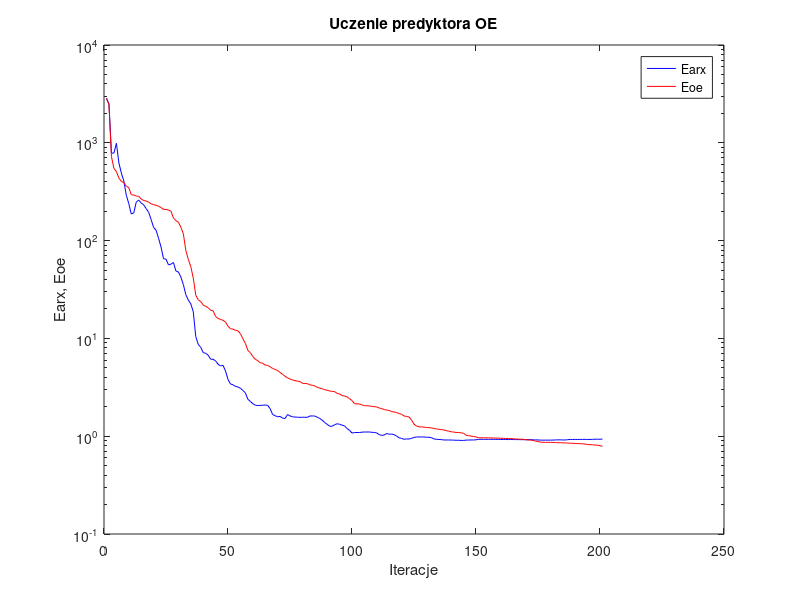
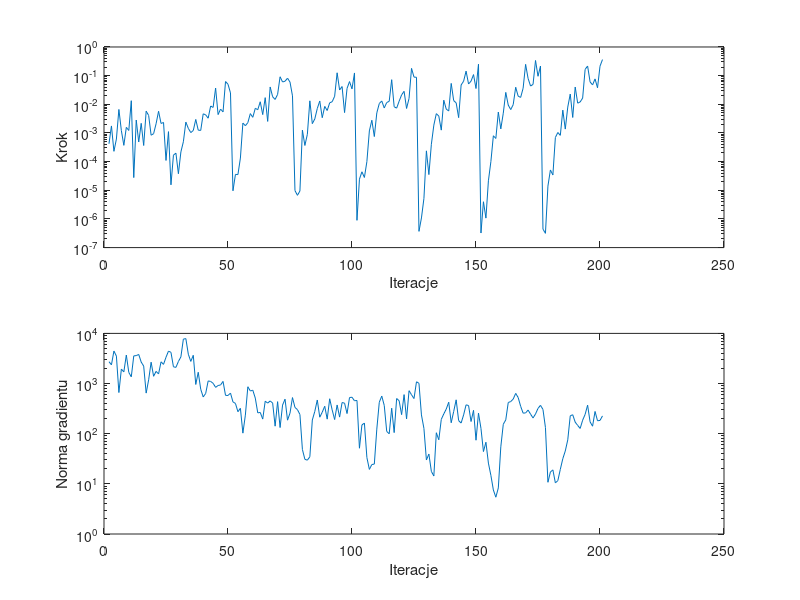

The MATLAB source for these figures, in order:
%uczenie predyktora oe
clear all;
n=0; farx(n+1)=2.866726e+003; foe(n+1)=2.830399e+003; wspucz(n+1)=0.000000e+000; ng(n+1)=0.000000e+000;
%odnowa zmiennej metryki
n=1; farx(n+1)=2.498324e+003; foe(n+1)=2.465679e+003; krok(n+1)=4.187132e-004; ng(n+1)=2.729454e+003;
n=2; farx(n+1)=7.849523e+002; foe(n+1)=7.225278e+002; krok(n+1)=1.757317e-003; ng(n+1)=2.359530e+003;
n=3; farx(n+1)=7.850965e+002; foe(n+1)=5.471422e+002; krok(n+1)=2.288097e-004; ng(n+1)=4.447759e+003;
n=4; farx(n+1)=9.885953e+002; foe(n+1)=5.088887e+002; krok(n+1)=6.145526e-004; ng(n+1)=3.527938e+003;
n=5; farx(n+1)=6.231166e+002; foe(n+1)=4.359369e+002; krok(n+1)=6.607631e-003; ng(n+1)=6.618324e+002;
n=6; farx(n+1)=4.904346e+002; foe(n+1)=4.027039e+002; krok(n+1)=1.209728e-003; ng(n+1)=1.938443e+003;
n=7; farx(n+1)=4.067032e+002; foe(n+1)=3.915669e+002; krok(n+1)=3.697205e-004; ng(n+1)=1.711058e+003;
n=8; farx(n+1)=2.907351e+002; foe(n+1)=3.597174e+002; krok(n+1)=1.568736e-003; ng(n+1)=3.701357e+003;
n=9; farx(n+1)=2.387011e+002; foe(n+1)=3.478082e+002; krok(n+1)=1.221241e-003; ng(n+1)=1.665956e+003;
n=10; farx(n+1)=1.870867e+002; foe(n+1)=2.948380e+002; krok(n+1)=1.336240e-002; ng(n+1)=1.360915e+003;
n=11; farx(n+1)=1.916033e+002; foe(n+1)=2.926166e+002; krok(n+1)=2.773752e-005; ng(n+1)=3.560124e+003;
n=12; farx(n+1)=2.473513e+002; foe(n+1)=2.861408e+002; krok(n+1)=2.827499e-003; ng(n+1)=3.607579e+003;
n=13; farx(n+1)=2.598174e+002; foe(n+1)=2.831949e+002; krok(n+1)=4.835723e-004; ng(n+1)=3.802141e+003;
n=14; farx(n+1)=2.425500e+002; foe(n+1)=2.659988e+002; krok(n+1)=2.168031e-003; ng(n+1)=2.680269e+003;
n=15; farx(n+1)=2.324207e+002; foe(n+1)=2.568102e+002; krok(n+1)=3.655481e-004; ng(n+1)=2.230201e+003;
n=16; farx(n+1)=2.123380e+002; foe(n+1)=2.538692e+002; krok(n+1)=5.770731e-003; ng(n+1)=6.449758e+002;
n=17; farx(n+1)=1.948564e+002; foe(n+1)=2.477116e+002; krok(n+1)=4.096666e-003; ng(n+1)=1.187134e+003;
n=18; farx(n+1)=1.643106e+002; foe(n+1)=2.377866e+002; krok(n+1)=8.336543e-004; ng(n+1)=2.664407e+003;
n=19; farx(n+1)=1.363230e+002; foe(n+1)=2.332329e+002; krok(n+1)=9.446471e-004; ng(n+1)=1.395369e+003;
n=20; farx(n+1)=1.277299e+002; foe(n+1)=2.299826e+002; krok(n+1)=2.095809e-003; ng(n+1)=1.748832e+003;
n=21; farx(n+1)=1.056047e+002; foe(n+1)=2.241583e+002; krok(n+1)=5.711090e-003; ng(n+1)=1.554847e+003;
n=22; farx(n+1)=8.587108e+001; foe(n+1)=2.177974e+002; krok(n+1)=2.145173e-003; ng(n+1)=2.711679e+003;
n=23; farx(n+1)=6.525599e+001; foe(n+1)=2.086777e+002; krok(n+1)=2.322389e-003; ng(n+1)=2.412222e+003;
n=24; farx(n+1)=6.457622e+001; foe(n+1)=2.084377e+002; krok(n+1)=1.098766e-004; ng(n+1)=3.344356e+003;
n=25; farx(n+1)=5.651783e+001; foe(n+1)=2.052956e+002; krok(n+1)=1.112427e-003; ng(n+1)=4.430308e+003;
%odnowa zmiennej metryki
n=26; farx(n+1)=5.738998e+001; foe(n+1)=1.997157e+002; krok(n+1)=1.549177e-005; ng(n+1)=4.191784e+003;
n=27; farx(n+1)=5.974045e+001; foe(n+1)=1.705499e+002; krok(n+1)=1.682976e-004; ng(n+1)=2.158687e+003;
n=28; farx(n+1)=4.891470e+001; foe(n+1)=1.599047e+002; krok(n+1)=1.969720e-004; ng(n+1)=2.099613e+003;
n=29; farx(n+1)=4.778772e+001; foe(n+1)=1.540615e+002; krok(n+1)=3.780400e-005; ng(n+1)=2.752916e+003;
n=30; farx(n+1)=4.238455e+001; foe(n+1)=1.367842e+002; krok(n+1)=2.178264e-004; ng(n+1)=3.397123e+003;
n=31; farx(n+1)=3.551092e+001; foe(n+1)=1.174053e+002; krok(n+1)=4.927090e-004; ng(n+1)=7.683813e+003;
n=32; farx(n+1)=2.795516e+001; foe(n+1)=7.914031e+001; krok(n+1)=2.395481e-003; ng(n+1)=7.874181e+003;
n=33; farx(n+1)=2.465628e+001; foe(n+1)=6.431152e+001; krok(n+1)=1.447043e-003; ng(n+1)=3.842811e+003;
n=34; farx(n+1)=2.254385e+001; foe(n+1)=5.419419e+001; krok(n+1)=1.031567e-003; ng(n+1)=2.762607e+003;
n=35; farx(n+1)=1.873234e+001; foe(n+1)=4.133616e+001; krok(n+1)=1.220049e-003; ng(n+1)=3.658725e+003;
n=36; farx(n+1)=1.043504e+001; foe(n+1)=2.765933e+001; krok(n+1)=2.962391e-003; ng(n+1)=9.588208e+002;
n=37; farx(n+1)=8.701979e+000; foe(n+1)=2.484472e+001; krok(n+1)=1.250908e-003; ng(n+1)=1.678913e+003;
n=38; farx(n+1)=8.113162e+000; foe(n+1)=2.377264e+001; krok(n+1)=1.226860e-003; ng(n+1)=7.697396e+002;
n=39; farx(n+1)=7.164370e+000; foe(n+1)=2.198269e+001; krok(n+1)=4.653602e-003; ng(n+1)=5.410239e+002;
n=40; farx(n+1)=7.043048e+000; foe(n+1)=2.127258e+001; krok(n+1)=4.289834e-003; ng(n+1)=6.350226e+002;
n=41; farx(n+1)=6.738892e+000; foe(n+1)=2.060949e+001; krok(n+1)=3.271540e-003; ng(n+1)=1.128686e+003;
n=42; farx(n+1)=6.128263e+000; foe(n+1)=1.942096e+001; krok(n+1)=8.704305e-003; ng(n+1)=1.100864e+003;
n=43; farx(n+1)=6.117500e+000; foe(n+1)=1.914486e+001; krok(n+1)=7.780842e-003; ng(n+1)=1.011478e+003;
n=44; farx(n+1)=5.890683e+000; foe(n+1)=1.675389e+001; krok(n+1)=3.692409e-002; ng(n+1)=8.391091e+002;
n=45; farx(n+1)=5.435414e+000; foe(n+1)=1.601082e+001; krok(n+1)=4.375565e-003; ng(n+1)=9.137924e+002;
n=46; farx(n+1)=5.237375e+000; foe(n+1)=1.563069e+001; krok(n+1)=6.800237e-003; ng(n+1)=9.366327e+002;
n=47; farx(n+1)=5.297828e+000; foe(n+1)=1.532104e+001; krok(n+1)=5.433546e-003; ng(n+1)=1.102543e+003;
n=48; farx(n+1)=4.643604e+000; foe(n+1)=1.468564e+001; krok(n+1)=6.222203e-002; ng(n+1)=5.815552e+002;
n=49; farx(n+1)=3.802333e+000; foe(n+1)=1.331069e+001; krok(n+1)=5.005537e-002; ng(n+1)=5.783300e+002;
n=50; farx(n+1)=3.418607e+000; foe(n+1)=1.255720e+001; krok(n+1)=2.497713e-002; ng(n+1)=6.449570e+002;
%odnowa zmiennej metryki
n=51; farx(n+1)=3.356828e+000; foe(n+1)=1.243741e+001; krok(n+1)=9.594052e-006; ng(n+1)=4.305871e+002;
n=52; farx(n+1)=3.231460e+000; foe(n+1)=1.210424e+001; krok(n+1)=3.584012e-005; ng(n+1)=4.013815e+002;
n=53; farx(n+1)=3.188330e+000; foe(n+1)=1.196853e+001; krok(n+1)=3.527374e-005; ng(n+1)=2.742841e+002;
n=54; farx(n+1)=3.094747e+000; foe(n+1)=1.116592e+001; krok(n+1)=1.332690e-004; ng(n+1)=3.211894e+002;
n=55; farx(n+1)=2.937101e+000; foe(n+1)=9.935390e+000; krok(n+1)=2.213894e-003; ng(n+1)=1.026132e+002;
n=56; farx(n+1)=2.773610e+000; foe(n+1)=8.882171e+000; krok(n+1)=1.791247e-003; ng(n+1)=2.344687e+002;
n=57; farx(n+1)=2.389185e+000; foe(n+1)=7.560569e+000; krok(n+1)=2.287557e-003; ng(n+1)=8.629886e+002;
n=58; farx(n+1)=2.267920e+000; foe(n+1)=7.158270e+000; krok(n+1)=4.738412e-003; ng(n+1)=7.104294e+002;
n=59; farx(n+1)=2.150122e+000; foe(n+1)=6.537476e+000; krok(n+1)=3.514634e-003; ng(n+1)=7.361817e+002;
n=60; farx(n+1)=2.076847e+000; foe(n+1)=6.120803e+000; krok(n+1)=7.242402e-003; ng(n+1)=5.130921e+002;
n=61; farx(n+1)=2.056434e+000; foe(n+1)=5.922912e+000; krok(n+1)=6.475792e-003; ng(n+1)=2.601462e+002;
n=62; farx(n+1)=2.066852e+000; foe(n+1)=5.640189e+000; krok(n+1)=1.226153e-002; ng(n+1)=2.655330e+002;
n=63; farx(n+1)=2.073748e+000; foe(n+1)=5.566141e+000; krok(n+1)=4.372259e-003; ng(n+1)=1.955806e+002;
n=64; farx(n+1)=2.085146e+000; foe(n+1)=5.339863e+000; krok(n+1)=1.706649e-002; ng(n+1)=4.441499e+002;
n=65; farx(n+1)=2.065677e+000; foe(n+1)=5.294516e+000; krok(n+1)=2.530456e-003; ng(n+1)=4.075815e+002;
n=66; farx(n+1)=1.911187e+000; foe(n+1)=5.127517e+000; krok(n+1)=4.022352e-002; ng(n+1)=4.499947e+002;
n=67; farx(n+1)=1.665528e+000; foe(n+1)=4.925839e+000; krok(n+1)=1.830045e-002; ng(n+1)=4.079445e+002;
n=68; farx(n+1)=1.621526e+000; foe(n+1)=4.819298e+000; krok(n+1)=1.477175e-002; ng(n+1)=1.413293e+002;
n=69; farx(n+1)=1.576941e+000; foe(n+1)=4.692491e+000; krok(n+1)=2.219272e-002; ng(n+1)=4.358381e+002;
n=70; farx(n+1)=1.594171e+000; foe(n+1)=4.489103e+000; krok(n+1)=9.137743e-002; ng(n+1)=1.325611e+002;
n=71; farx(n+1)=1.531220e+000; foe(n+1)=4.291772e+000; krok(n+1)=6.021814e-002; ng(n+1)=3.722636e+002;
n=72; farx(n+1)=1.517190e+000; foe(n+1)=4.104240e+000; krok(n+1)=6.384007e-002; ng(n+1)=4.877503e+002;
n=73; farx(n+1)=1.664655e+000; foe(n+1)=3.942389e+000; krok(n+1)=8.153064e-002; ng(n+1)=1.860699e+002;
n=74; farx(n+1)=1.613387e+000; foe(n+1)=3.841200e+000; krok(n+1)=5.955282e-002; ng(n+1)=2.573096e+002;
n=75; farx(n+1)=1.578841e+000; foe(n+1)=3.765042e+000; krok(n+1)=1.970594e-002; ng(n+1)=5.252398e+002;
%odnowa zmiennej metryki
n=76; farx(n+1)=1.569588e+000; foe(n+1)=3.699113e+000; krok(n+1)=9.772716e-006; ng(n+1)=3.340969e+002;
n=77; farx(n+1)=1.564386e+000; foe(n+1)=3.658331e+000; krok(n+1)=6.665454e-006; ng(n+1)=3.019791e+002;
n=78; farx(n+1)=1.557634e+000; foe(n+1)=3.621648e+000; krok(n+1)=9.464566e-006; ng(n+1)=2.415510e+002;
n=79; farx(n+1)=1.563486e+000; foe(n+1)=3.476528e+000; krok(n+1)=1.255518e-003; ng(n+1)=4.850535e+001;
n=80; farx(n+1)=1.562183e+000; foe(n+1)=3.460710e+000; krok(n+1)=3.657739e-004; ng(n+1)=3.081336e+001;
n=81; farx(n+1)=1.558714e+000; foe(n+1)=3.446193e+000; krok(n+1)=8.989513e-004; ng(n+1)=2.969435e+001;
n=82; farx(n+1)=1.609132e+000; foe(n+1)=3.349834e+000; krok(n+1)=1.321526e-002; ng(n+1)=3.462258e+001;
n=83; farx(n+1)=1.611767e+000; foe(n+1)=3.318034e+000; krok(n+1)=2.110724e-003; ng(n+1)=1.873464e+002;
n=84; farx(n+1)=1.607198e+000; foe(n+1)=3.265746e+000; krok(n+1)=3.096691e-003; ng(n+1)=2.786519e+002;
n=85; farx(n+1)=1.562865e+000; foe(n+1)=3.157816e+000; krok(n+1)=7.119007e-003; ng(n+1)=4.698156e+002;
n=86; farx(n+1)=1.519130e+000; foe(n+1)=3.105789e+000; krok(n+1)=1.303276e-002; ng(n+1)=2.133122e+002;
n=87; farx(n+1)=1.458018e+000; foe(n+1)=3.054978e+000; krok(n+1)=3.409550e-003; ng(n+1)=2.681893e+002;
n=88; farx(n+1)=1.379686e+000; foe(n+1)=2.988551e+000; krok(n+1)=8.442897e-003; ng(n+1)=3.526992e+002;
n=89; farx(n+1)=1.321461e+000; foe(n+1)=2.950315e+000; krok(n+1)=6.071802e-003; ng(n+1)=1.950925e+002;
n=90; farx(n+1)=1.265336e+000; foe(n+1)=2.899213e+000; krok(n+1)=1.127471e-002; ng(n+1)=4.974005e+002;
n=91; farx(n+1)=1.263436e+000; foe(n+1)=2.876244e+000; krok(n+1)=1.226153e-002; ng(n+1)=2.987585e+002;
n=92; farx(n+1)=1.312223e+000; foe(n+1)=2.855419e+000; krok(n+1)=1.908478e-002; ng(n+1)=1.914141e+002;
n=93; farx(n+1)=1.339990e+000; foe(n+1)=2.741699e+000; krok(n+1)=1.257595e-001; ng(n+1)=3.740419e+002;
n=94; farx(n+1)=1.325343e+000; foe(n+1)=2.703155e+000; krok(n+1)=3.153338e-002; ng(n+1)=2.142808e+002;
n=95; farx(n+1)=1.295871e+000; foe(n+1)=2.606845e+000; krok(n+1)=4.166678e-002; ng(n+1)=4.183926e+002;
n=96; farx(n+1)=1.274503e+000; foe(n+1)=2.579200e+000; krok(n+1)=5.137451e-003; ng(n+1)=4.063209e+002;
n=97; farx(n+1)=1.200425e+000; foe(n+1)=2.526874e+000; krok(n+1)=3.579274e-002; ng(n+1)=2.520685e+002;
n=98; farx(n+1)=1.148472e+000; foe(n+1)=2.418484e+000; krok(n+1)=6.209076e-002; ng(n+1)=5.263757e+002;
n=99; farx(n+1)=1.077010e+000; foe(n+1)=2.314353e+000; krok(n+1)=3.450322e-002; ng(n+1)=5.331716e+002;
n=100; farx(n+1)=1.090580e+000; foe(n+1)=2.150308e+000; krok(n+1)=1.241227e-001; ng(n+1)=4.535967e+002;
%odnowa zmiennej metryki
n=101; farx(n+1)=1.090510e+000; foe(n+1)=2.141572e+000; krok(n+1)=8.946219e-007; ng(n+1)=4.601918e+002;
n=102; farx(n+1)=1.090472e+000; foe(n+1)=2.138123e+000; krok(n+1)=2.444110e-005; ng(n+1)=5.132494e+001;
n=103; farx(n+1)=1.100198e+000; foe(n+1)=2.087767e+000; krok(n+1)=4.418089e-005; ng(n+1)=1.492907e+002;
n=104; farx(n+1)=1.103727e+000; foe(n+1)=2.051129e+000; krok(n+1)=2.798313e-005; ng(n+1)=1.630471e+002;
n=105; farx(n+1)=1.103883e+000; foe(n+1)=2.047721e+000; krok(n+1)=1.001480e-004; ng(n+1)=3.349120e+001;
n=106; farx(n+1)=1.104506e+000; foe(n+1)=2.037694e+000; krok(n+1)=1.179568e-003; ng(n+1)=1.940805e+001;
n=107; farx(n+1)=1.095681e+000; foe(n+1)=2.019354e+000; krok(n+1)=2.778799e-003; ng(n+1)=2.428913e+001;
n=108; farx(n+1)=1.092678e+000; foe(n+1)=2.005550e+000; krok(n+1)=7.499704e-004; ng(n+1)=2.478184e+001;
n=109; farx(n+1)=1.080106e+000; foe(n+1)=1.988901e+000; krok(n+1)=5.020749e-003; ng(n+1)=1.233508e+002;
n=110; farx(n+1)=1.036338e+000; foe(n+1)=1.942756e+000; krok(n+1)=1.063635e-002; ng(n+1)=4.237341e+002;
n=111; farx(n+1)=1.020165e+000; foe(n+1)=1.914354e+000; krok(n+1)=1.308616e-002; ng(n+1)=5.624036e+002;
n=112; farx(n+1)=1.028536e+000; foe(n+1)=1.872967e+000; krok(n+1)=7.444102e-003; ng(n+1)=3.663322e+002;
n=113; farx(n+1)=1.065730e+000; foe(n+1)=1.848803e+000; krok(n+1)=1.154146e-002; ng(n+1)=1.108748e+002;
n=114; farx(n+1)=1.048111e+000; foe(n+1)=1.835797e+000; krok(n+1)=1.270603e-002; ng(n+1)=9.965929e+001;
n=115; farx(n+1)=1.050315e+000; foe(n+1)=1.782812e+000; krok(n+1)=7.224063e-002; ng(n+1)=3.224370e+002;
n=116; farx(n+1)=1.036496e+000; foe(n+1)=1.769840e+000; krok(n+1)=8.213360e-003; ng(n+1)=1.051581e+002;
n=117; farx(n+1)=1.003773e+000; foe(n+1)=1.745786e+000; krok(n+1)=7.342058e-003; ng(n+1)=5.023972e+002;
n=118; farx(n+1)=9.621377e-001; foe(n+1)=1.703820e+000; krok(n+1)=1.280590e-002; ng(n+1)=4.546037e+002;
n=119; farx(n+1)=9.502376e-001; foe(n+1)=1.675839e+000; krok(n+1)=2.127270e-002; ng(n+1)=2.398898e+002;
n=120; farx(n+1)=9.297020e-001; foe(n+1)=1.609538e+000; krok(n+1)=2.835564e-002; ng(n+1)=6.017076e+002;
n=121; farx(n+1)=9.377636e-001; foe(n+1)=1.592129e+000; krok(n+1)=7.152527e-003; ng(n+1)=1.974310e+002;
n=122; farx(n+1)=9.358476e-001; foe(n+1)=1.574574e+000; krok(n+1)=1.604627e-002; ng(n+1)=7.206013e+002;
n=123; farx(n+1)=9.505050e-001; foe(n+1)=1.463010e+000; krok(n+1)=1.794664e-001; ng(n+1)=5.973417e+002;
n=124; farx(n+1)=9.705593e-001; foe(n+1)=1.329157e+000; krok(n+1)=8.892157e-002; ng(n+1)=5.019554e+002;
n=125; farx(n+1)=9.824792e-001; foe(n+1)=1.270793e+000; krok(n+1)=8.764941e-002; ng(n+1)=1.084305e+003;
%odnowa zmiennej metryki
n=126; farx(n+1)=9.823248e-001; foe(n+1)=1.246327e+000; krok(n+1)=3.686379e-007; ng(n+1)=1.011530e+003;
n=127; farx(n+1)=9.822066e-001; foe(n+1)=1.243337e+000; krok(n+1)=1.083419e-006; ng(n+1)=2.367293e+002;
n=128; farx(n+1)=9.814660e-001; foe(n+1)=1.239135e+000; krok(n+1)=5.194725e-006; ng(n+1)=1.275527e+002;
n=129; farx(n+1)=9.761585e-001; foe(n+1)=1.226967e+000; krok(n+1)=2.375655e-004; ng(n+1)=2.993382e+001;
n=130; farx(n+1)=9.745642e-001; foe(n+1)=1.224379e+000; krok(n+1)=3.527374e-005; ng(n+1)=3.926190e+001;
n=131; farx(n+1)=9.677232e-001; foe(n+1)=1.216520e+000; krok(n+1)=4.029366e-004; ng(n+1)=1.773777e+001;
n=132; farx(n+1)=9.403895e-001; foe(n+1)=1.198701e+000; krok(n+1)=1.876490e-003; ng(n+1)=1.433225e+001;
n=133; farx(n+1)=9.288934e-001; foe(n+1)=1.187934e+000; krok(n+1)=4.719599e-003; ng(n+1)=1.045527e+002;
n=134; farx(n+1)=9.254512e-001; foe(n+1)=1.175519e+000; krok(n+1)=3.878835e-003; ng(n+1)=7.567224e+001;
n=135; farx(n+1)=9.232355e-001; foe(n+1)=1.169489e+000; krok(n+1)=1.255187e-003; ng(n+1)=1.932255e+002;
n=136; farx(n+1)=9.149820e-001; foe(n+1)=1.157013e+000; krok(n+1)=1.389524e-002; ng(n+1)=2.476310e+002;
n=137; farx(n+1)=9.149606e-001; foe(n+1)=1.140345e+000; krok(n+1)=6.802533e-003; ng(n+1)=3.094988e+002;
n=138; farx(n+1)=9.146810e-001; foe(n+1)=1.125882e+000; krok(n+1)=5.829556e-003; ng(n+1)=4.246362e+002;
n=139; farx(n+1)=9.137812e-001; foe(n+1)=1.110141e+000; krok(n+1)=5.360061e-002; ng(n+1)=1.652966e+002;
n=140; farx(n+1)=9.115949e-001; foe(n+1)=1.102612e+000; krok(n+1)=1.345640e-002; ng(n+1)=2.774985e+002;
n=141; farx(n+1)=9.087401e-001; foe(n+1)=1.091736e+000; krok(n+1)=1.121678e-002; ng(n+1)=4.736771e+002;
n=142; farx(n+1)=9.086441e-001; foe(n+1)=1.090468e+000; krok(n+1)=3.427028e-003; ng(n+1)=1.824474e+002;
n=143; farx(n+1)=9.057447e-001; foe(n+1)=1.083108e+000; krok(n+1)=4.732423e-002; ng(n+1)=1.631077e+002;
n=144; farx(n+1)=9.052590e-001; foe(n+1)=1.071005e+000; krok(n+1)=6.392790e-002; ng(n+1)=2.368054e+002;
n=145; farx(n+1)=9.121145e-001; foe(n+1)=1.022289e+000; krok(n+1)=1.438191e-001; ng(n+1)=3.760921e+002;
n=146; farx(n+1)=9.138508e-001; foe(n+1)=1.012688e+000; krok(n+1)=5.104106e-002; ng(n+1)=3.646210e+002;
n=147; farx(n+1)=9.150119e-001; foe(n+1)=1.003397e+000; krok(n+1)=6.442938e-002; ng(n+1)=1.749855e+002;
n=148; farx(n+1)=9.154076e-001; foe(n+1)=9.894455e-001; krok(n+1)=1.088405e-001; ng(n+1)=2.925640e+002;
n=149; farx(n+1)=9.185101e-001; foe(n+1)=9.842675e-001; krok(n+1)=3.552033e-002; ng(n+1)=7.417766e+001;
n=150; farx(n+1)=9.291293e-001; foe(n+1)=9.636375e-001; krok(n+1)=2.507999e-001; ng(n+1)=2.574752e+002;
%odnowa zmiennej metryki
n=151; farx(n+1)=9.291196e-001; foe(n+1)=9.632803e-001; krok(n+1)=3.225248e-007; ng(n+1)=1.275400e+002;
n=152; farx(n+1)=9.290875e-001; foe(n+1)=9.628602e-001; krok(n+1)=3.982079e-006; ng(n+1)=4.401055e+001;
n=153; farx(n+1)=9.290276e-001; foe(n+1)=9.626090e-001; krok(n+1)=1.068253e-006; ng(n+1)=6.760922e+001;
n=154; farx(n+1)=9.290821e-001; foe(n+1)=9.618807e-001; krok(n+1)=2.139878e-005; ng(n+1)=2.592991e+001;
n=155; farx(n+1)=9.293279e-001; foe(n+1)=9.603817e-001; krok(n+1)=1.003104e-004; ng(n+1)=1.476770e+001;
n=156; farx(n+1)=9.284115e-001; foe(n+1)=9.582772e-001; krok(n+1)=7.988163e-004; ng(n+1)=7.550504e+000;
n=157; farx(n+1)=9.287679e-001; foe(n+1)=9.575395e-001; krok(n+1)=6.421814e-004; ng(n+1)=5.414809e+000;
n=158; farx(n+1)=9.275610e-001; foe(n+1)=9.550214e-001; krok(n+1)=5.357205e-003; ng(n+1)=8.304251e+000;
n=159; farx(n+1)=9.262071e-001; foe(n+1)=9.525887e-001; krok(n+1)=1.387045e-003; ng(n+1)=5.469667e+001;
n=160; farx(n+1)=9.248763e-001; foe(n+1)=9.514103e-001; krok(n+1)=4.901052e-003; ng(n+1)=1.543132e+002;
n=161; farx(n+1)=9.274216e-001; foe(n+1)=9.475606e-001; krok(n+1)=2.602503e-002; ng(n+1)=1.885661e+002;
n=162; farx(n+1)=9.236625e-001; foe(n+1)=9.464114e-001; krok(n+1)=9.393654e-003; ng(n+1)=4.184200e+002;
n=163; farx(n+1)=9.252472e-001; foe(n+1)=9.448552e-001; krok(n+1)=6.543079e-003; ng(n+1)=4.376506e+002;
n=164; farx(n+1)=9.238011e-001; foe(n+1)=9.424601e-001; krok(n+1)=9.725768e-003; ng(n+1)=4.900097e+002;
n=165; farx(n+1)=9.240627e-001; foe(n+1)=9.363103e-001; krok(n+1)=3.933136e-002; ng(n+1)=6.364649e+002;
n=166; farx(n+1)=9.228354e-001; foe(n+1)=9.339744e-001; krok(n+1)=1.925105e-002; ng(n+1)=5.269039e+002;
n=167; farx(n+1)=9.220813e-001; foe(n+1)=9.322799e-001; krok(n+1)=1.738514e-002; ng(n+1)=3.519209e+002;
n=168; farx(n+1)=9.215334e-001; foe(n+1)=9.304575e-001; krok(n+1)=3.638604e-002; ng(n+1)=2.568344e+002;
n=169; farx(n+1)=9.203840e-001; foe(n+1)=9.220549e-001; krok(n+1)=2.476508e-001; ng(n+1)=2.595814e+002;
n=170; farx(n+1)=9.214456e-001; foe(n+1)=9.155400e-001; krok(n+1)=8.000730e-002; ng(n+1)=2.961252e+002;
n=171; farx(n+1)=9.232440e-001; foe(n+1)=9.122397e-001; krok(n+1)=4.331299e-002; ng(n+1)=2.455038e+002;
n=172; farx(n+1)=9.186444e-001; foe(n+1)=9.055651e-001; krok(n+1)=4.954706e-002; ng(n+1)=2.059188e+002;
n=173; farx(n+1)=9.163525e-001; foe(n+1)=8.908120e-001; krok(n+1)=3.381117e-001; ng(n+1)=2.473206e+002;
n=174; farx(n+1)=9.162616e-001; foe(n+1)=8.818691e-001; krok(n+1)=9.513510e-002; ng(n+1)=3.196133e+002;
n=175; farx(n+1)=9.115957e-001; foe(n+1)=8.688231e-001; krok(n+1)=2.167565e-001; ng(n+1)=3.676730e+002;
%odnowa zmiennej metryki
n=176; farx(n+1)=9.115285e-001; foe(n+1)=8.660443e-001; krok(n+1)=4.405193e-007; ng(n+1)=3.047844e+002;
n=177; farx(n+1)=9.115054e-001; foe(n+1)=8.657638e-001; krok(n+1)=3.145396e-007; ng(n+1)=1.327140e+002;
n=178; farx(n+1)=9.115210e-001; foe(n+1)=8.656455e-001; krok(n+1)=1.398954e-005; ng(n+1)=1.075261e+001;
n=179; farx(n+1)=9.120330e-001; foe(n+1)=8.648745e-001; krok(n+1)=5.111781e-005; ng(n+1)=1.721570e+001;
n=180; farx(n+1)=9.126099e-001; foe(n+1)=8.641298e-001; krok(n+1)=3.415827e-005; ng(n+1)=1.898551e+001;
n=181; farx(n+1)=9.159934e-001; foe(n+1)=8.600871e-001; krok(n+1)=6.935224e-004; ng(n+1)=1.046807e+001;
n=182; farx(n+1)=9.170717e-001; foe(n+1)=8.585807e-001; krok(n+1)=1.037622e-003; ng(n+1)=1.159457e+001;
n=183; farx(n+1)=9.184707e-001; foe(n+1)=8.573051e-001; krok(n+1)=8.259539e-004; ng(n+1)=1.947745e+001;
n=184; farx(n+1)=9.153555e-001; foe(n+1)=8.551007e-001; krok(n+1)=6.255325e-003; ng(n+1)=3.173967e+001;
n=185; farx(n+1)=9.150755e-001; foe(n+1)=8.544271e-001; krok(n+1)=1.364485e-003; ng(n+1)=4.521032e+001;
n=186; farx(n+1)=9.213215e-001; foe(n+1)=8.506832e-001; krok(n+1)=8.003391e-003; ng(n+1)=7.537850e+001;
n=187; farx(n+1)=9.266303e-001; foe(n+1)=8.480750e-001; krok(n+1)=2.277959e-002; ng(n+1)=2.272732e+002;
n=188; farx(n+1)=9.260042e-001; foe(n+1)=8.474303e-001; krok(n+1)=3.473809e-003; ng(n+1)=2.388288e+002;
n=189; farx(n+1)=9.269196e-001; foe(n+1)=8.423580e-001; krok(n+1)=4.002904e-002; ng(n+1)=1.697721e+002;
n=190; farx(n+1)=9.263300e-001; foe(n+1)=8.397907e-001; krok(n+1)=1.095618e-002; ng(n+1)=1.463563e+002;
n=191; farx(n+1)=9.269287e-001; foe(n+1)=8.387813e-001; krok(n+1)=1.208515e-002; ng(n+1)=1.272881e+002;
n=192; farx(n+1)=9.276848e-001; foe(n+1)=8.361445e-001; krok(n+1)=1.647425e-002; ng(n+1)=1.858194e+002;
n=193; farx(n+1)=9.282963e-001; foe(n+1)=8.313495e-001; krok(n+1)=1.655578e-001; ng(n+1)=2.425737e+002;
n=194; farx(n+1)=9.257309e-001; foe(n+1)=8.212374e-001; krok(n+1)=2.162376e-001; ng(n+1)=3.703949e+002;
n=195; farx(n+1)=9.267538e-001; foe(n+1)=8.191124e-001; krok(n+1)=6.053393e-002; ng(n+1)=1.724608e+002;
n=196; farx(n+1)=9.285527e-001; foe(n+1)=8.171869e-001; krok(n+1)=4.739825e-002; ng(n+1)=1.411191e+002;
n=197; farx(n+1)=9.313134e-001; foe(n+1)=8.120354e-001; krok(n+1)=7.694633e-002; ng(n+1)=2.776434e+002;
n=198; farx(n+1)=9.320612e-001; foe(n+1)=8.094347e-001; krok(n+1)=3.769903e-002; ng(n+1)=1.811961e+002;
n=199; farx(n+1)=9.304767e-001; foe(n+1)=8.006529e-001; krok(n+1)=2.134155e-001; ng(n+1)=1.837413e+002;
n=200; farx(n+1)=9.352840e-001; foe(n+1)=7.880926e-001; krok(n+1)=3.636509e-001; ng(n+1)=2.262898e+002;

figure; semilogy(farx,'b'); hold on; semilogy(foe,'r'); xlabel('Iteracje'); ylabel('Earx, Eoe'); legend('Earx','Eoe'); title('Uczenie predyktora OE');
figure; subplot(2,1,1); semilogy(krok); xlabel('Iteracje'); ylabel('Krok');
subplot(2,1,2); semilogy(ng); xlabel('Iteracje'); ylabel('Norma gradientu');
Earx=farx(n+1)
Eoe=foe(n+1)
